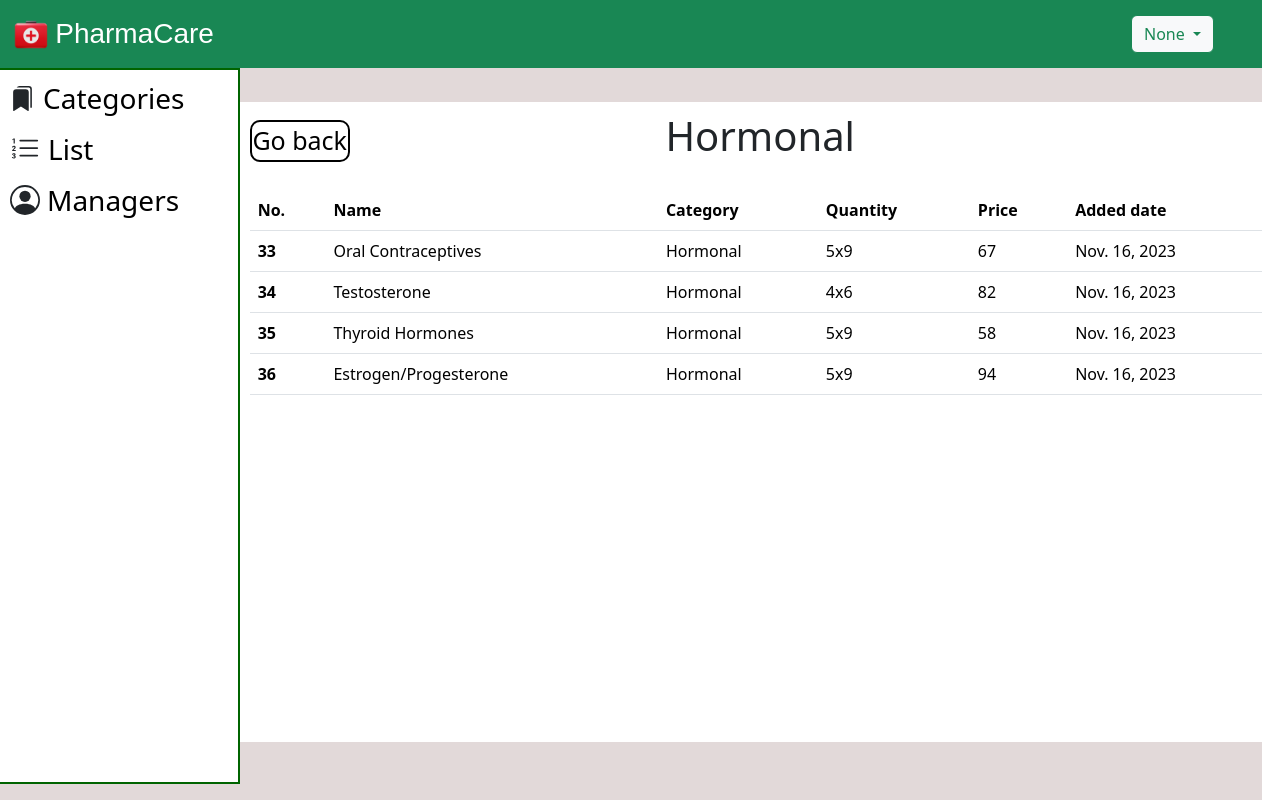
/Hormonal/, run on the app's committed database.
### Pharmacy/models.py (models this page shows)
class medicine(models.Model):
    name=models.CharField(max_length=50)
    category=models.CharField(max_length=50)
    Qty=models.CharField(max_length=50)
    price=models.BigIntegerField()
    added_date=models.DateField(auto_now_add=True)

### Pharmacy/views.py (the view)
# urls.py: path('Hormonal/', views.Hormonal, name='Hormonal'),
def Hormonal(request):
    name = request.session.get('name')
    anti_med=medicine.objects.filter(category='Hormonal')
    return render(request, 'Hormonal.html', {'anti_med':anti_med, 'name':name, 'user_role': request.session.get('user_role')})

### templates/Hormonal.html (shortened to what this page needs)
<!DOCTYPE html>
<html lang="en">
  <head>
    <link
      href="https://cdn.jsdelivr.net/npm/bootstrap@5.3.2/dist/css/bootstrap.min.css"
      rel="stylesheet"
    />
    {% load static %}
  </head>
  <body style="background-color: rgb(226, 217, 217);">
    <nav class="navbar navbar-expand-lg bg-success text-white fs-5">
      <div class="container-fluid">
          <div class="row">
              <div class="col">
                <img src="{% static 'logo.png' %}" width="38" height="39">
                  <a class="navbar-brand" href="#" style="color: white; font-family: 'Gill Sans', 'Gill Sans MT', Calibri, 'Trebuchet MS', sans-serif; font-size: 28px; margin-left: 0;">PharmaCare</a>
              </div>
          </div>
      </div>
      <div class="dropdown mx-5">
        <button class="btn btn-outline-success bg-light dropdown-toggle" type="button" data-bs-toggle="dropdown"
            aria-expanded="false">
            {{name}}
        </button>
    </div>
    </nav>
    <div class="container">
      <div class="row" style="width: 20%; border: 2px solid darkgreen; height: 89.5vh; position:absolute; left:0px; background-color: white;">
        <ul>
            {% if user_role == 'manager' %}
              <li style="margin-bottom: 7px; margin-top: 7px;"><svg xmlns="http://www.w3.org/2000/svg"  width="25" height="25" fill="currentColor" class="bi bi-bookmarks-fill m-lg-2 " viewBox="0 0 16 16"><path d="M2 4a2 2 0 0 1 2-2h6a2 2 0 0 1 2 2v11.5a.5.5 0 0 1-.777.416L7 13.101l-4.223 2.815A.5.5 0 0 1 2 15.5V4z"/><path d="M4.268 1A2 2 0 0 1 6 0h6a2 2 0 0 1 2 2v11.5a.5.5 0 0 1-.777.416L13 13.768V2a1 1 0 0 0-1-1H4.268z"/></svg><a href="/managerhome" style="font-size: 28px; text-decoration: none; color:black; vertical-align: middle">Categories</a></li>
              <li style="margin-bottom: 7px;"><svg xmlns="http://www.w3.org/2000/svg" width="30" height="30" fill="currentColor" class="bi bi-list-ol m-lg-2 " viewBox="0 0 16 16"><path fill-rule="evenodd" d="M5 11.5a.5.5 0 0 1 .5-.5h9a.5.5 0 0 1 0 1h-9a.5.5 0 0 1-.5-.5zm0-4a.5.5 0 0 1 .5-.5h9a.5.5 0 0 1 0 1h-9a.5.5 0 0 1-.5-.5zm0-4a.5.5 0 0 1 .5-.5h9a.5.5 0 0 1 0 1h-9a.5.5 0 0 1-.5-.5z"/><path d="M1.713 11.865v-.474H2c.217 0 .363-.137.363-.317 0-.185-.158-.31-.361-.31-.223 0-.367.152-.373.31h-.59c.016-.467.373-.787.986-.787.588-.002.954.291.957.703a.595.595 0 0 1-.492.594v.033a.615.615 0 0 1 .569.631c.003.533-.502.8-1.051.8-.656 0-1-.37-1.008-.794h.582c.008.178.186.306.422.309.254 0 .424-.145.422-.35-.002-.195-.155-.348-.414-.348h-.3zm-.004-4.699h-.604v-.035c0-.408.295-.844.958-.844.583 0 .96.326.96.756 0 .389-.257.617-.476.848l-.537.572v.03h1.054V9H1.143v-.395l.957-.99c.138-.142.293-.304.293-.508 0-.18-.147-.32-.342-.32a.33.33 0 0 0-.342.338v.041zM2.564 5h-.635V2.924h-.031l-.598.42v-.567l.629-.443h.635V5z"/></svg><a href="/medicinelist" style="font-size: 28px; text-decoration: none; color:black; vertical-align:middle;">List</a></li>
              <li style="margin-bottom: 7px;"><svg xmlns="http://www.w3.org/2000/svg" width="25" height="25" fill="currentColor" class="bi bi-patch-plus-fill m-lg-2 " viewBox="0 0 16 16"><path d="M10.067.87a2.89 2.89 0 0 0-4.134 0l-.622.638-.89-.011a2.89 2.89 0 0 0-2.924 2.924l.01.89-.636.622a2.89 2.89 0 0 0 0 4.134l.637.622-.011.89a2.89 2.89 0 0 0 2.924 2.924l.89-.01.622.636a2.89 2.89 0 0 0 4.134 0l.622-.637.89.011a2.89 2.89 0 0 0 2.924-2.924l-.01-.89.636-.622a2.89 2.89 0 0 0 0-4.134l-.637-.622.011-.89a2.89 2.89 0 0 0-2.924-2.924l-.89.01-.622-.636zM8.5 6v1.5H10a.5.5 0 0 1 0 1H8.5V10a.5.5 0 0 1-1 0V8.5H6a.5.5 0 0 1 0-1h1.5V6a.5.5 0 0 1 1 0z"/>
              </svg><a href="/addmedicine" style="font-size: 28px; text-decoration: none; color:black; vertical-align:middle;">Add</a></li>
              <li style="margin-bottom: 7px;"><svg xmlns="http://www.w3.org/2000/svg" width="25" height="25" fill="currentColor" class="bi bi-pencil-square m-lg-2 " viewBox="0 0 16 16"><path d="M15.502 1.94a.5.5 0 0 1 0 .706L14.459 3.69l-2-2L13.502.646a.5.5 0 0 1 .707 0l1.293 1.293zm-1.75 2.456-2-2L4.939 9.21a.5.5 0 0 0-.121.196l-.805 2.414a.25.25 0 0 0 .316.316l2.414-.805a.5.5 0 0 0 .196-.12l6.813-6.814z"/><path fill-rule="evenodd" d="M1 13.5A1.5 1.5 0 0 0 2.5 15h11a1.5 1.5 0 0 0 1.5-1.5v-6a.5.5 0 0 0-1 0v6a.5.5 0 0 1-.5.5h-11a.5.5 0 0 1-.5-.5v-11a.5.5 0 0 1 .5-.5H9a.5.5 0 0 0 0-1H2.5A1.5 1.5 0 0 0 1 2.5v11z"/></svg><a href="/edit" style="font-size: 28px; text-decoration: none; color:black; vertical-align:middle;">Edit</a></li>
              <li style="margin-bottom: 7px;"><svg xmlns="http://www.w3.org/2000/svg" width="25" height="25" fill="currentColor" class="bi bi-x-octagon-fill m-lg-2 " viewBox="0 0 16 16"><path d="M11.46.146A.5.5 0 0 0 11.107 0H4.893a.5.5 0 0 0-.353.146L.146 4.54A.5.5 0 0 0 0 4.893v6.214a.5.5 0 0 0 .146.353l4.394 4.394a.5.5 0 0 0 .353.146h6.214a.5.5 0 0 0 .353-.146l4.394-4.394a.5.5 0 0 0 .146-.353V4.893a.5.5 0 0 0-.146-.353L11.46.146zm-6.106 4.5L8 7.293l2.646-2.647a.5.5 0 0 1 .708.708L8.707 8l2.647 2.646a.5.5 0 0 1-.708.708L8 8.707l-2.646 2.647a.5.5 0 0 1-.708-.708L7.293 8 4.646 5.354a.5.5 0 1 1 .708-.708z"/></svg><a href="/remove" style="font-size: 28px; text-decoration: none; color:black; vertical-align:middle;">Remove</a></li>
            {% else %}
              <li style="margin-bottom: 7px; margin-top: 7px;"><a href="/adminhome" style="font-size: 28px; text-decoration: none; color:black; vertical-align: middle">Categories</a></li>
              <li style="margin-bottom: 7px;"><a href="/medicinelist" style="font-size: 28px; text-decoration: none; color:black; vertical-align:middle;">List</a></li>
              <li style="margin-bottom: 7px; margin-top: 6px;"><a href="/allmanager" style="font-size: 28px; text-decoration: none; color:black; vertical-align: middle">Managers</a></li>
            {% endif %}
          </ul>
      </div>
    </div>
    <div class="container ">
        <div class="row ">
            <div class="col-md-11" style="background-color: white; height: 80vh; margin-top: 3%; margin-left: 15.5%; overflow-y: auto;">
                <h1 style="text-align: center; margin-top: 10px; margin-bottom: 30px;">Hormonal</h1>
                <a href="#" onclick="history.go(-1); return false;" style="font-size: 25px; position: absolute; margin-top: -70px; color: black; text-decoration: none; border: 2px solid black; width: 100px; border-radius: 10px; text-align: center;">Go back</a>
              <table class="table table-hover ">
                <thead>
                  <tr>
                    <th scope="col">No.</th>
                    <th scope="col">Name</th>
                    <th scope="col">Category</th>
                    <th scope="col">Quantity</th>
                    <th scope="col">Price</th>
                    <th scope="col">Added date</th>
                  </tr>
                </thead>
                <tbody>
                  {% for med in anti_med %}
                  <tr>
                    <th scope="row">{{med.id}}</th>
                    <td>{{med.name}}</td>
                    <td>{{med.category}}</td>
                    <td>{{med.Qty}}</td>
                    <td>{{med.price}}</td>
                    <td>{{med.added_date}}</td>
                  </tr>
                  {% endfor %}
                </tbody>
              </table>
            </div>
        </div>
    </div>
</body>
</html>

### templates/Hormonal.html (style rules this page uses)
.navbar a.navbar-brand { display: inline-block; vertical-align: middle; }

### data on the page
medicine: id "33", name "Oral Contraceptives", category "Hormonal", Qty "5x9", price "67", added_date "Nov. 16, 2023"
medicine: id "34", name "Testosterone", category "Hormonal", Qty "4x6", price "82", added_date "Nov. 16, 2023"
medicine: id "35", name "Thyroid Hormones", category "Hormonal", Qty "5x9", price "58", added_date "Nov. 16, 2023"
medicine: id "36", name "Estrogen/Progesterone", category "Hormonal", Qty "5x9", price "94", added_date "Nov. 16, 2023"

### other printed values
{{ name }} "None"
